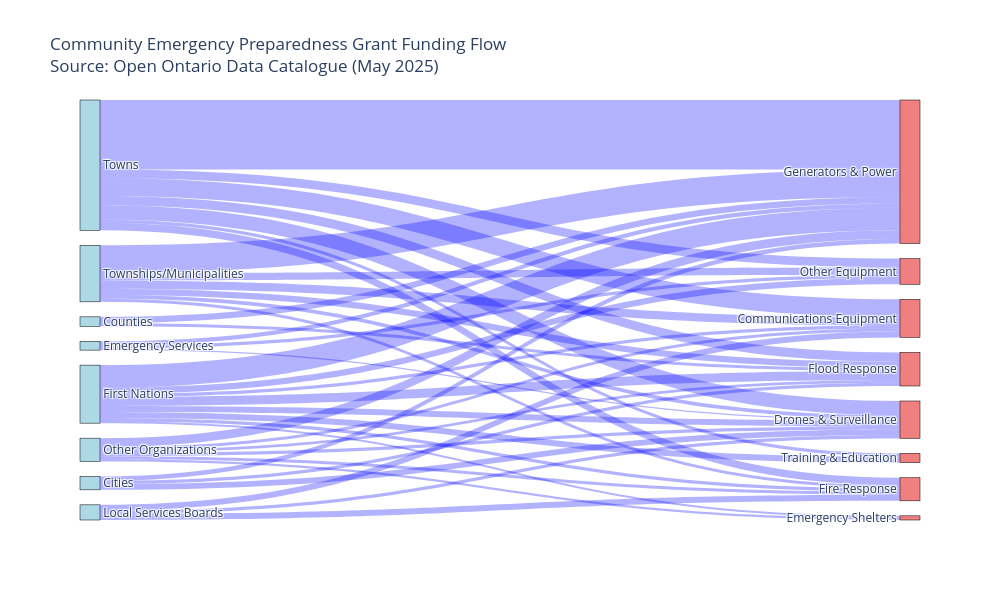

The cell this chart's notebook holds for it:
### Markdown cell above
Assignment 3: Visualization in Python

### Code cell
# Import libraries
import pandas as pd
import plotly.graph_objects as go

# Read the CSV file
df = pd.read_csv('2024-25_cepg_recipients_web_en.csv')
print(df.columns.to_list())

# Create a function to parse and categorize expenditures based on the "Description" column
def categorize_recipient(Recipient):
    recipient_lower = Recipient.lower()
    if 'first nation' in recipient_lower or 'band council' in recipient_lower or 'mohawk' in recipient_lower:
        return 'First Nations'
    elif 'corporation of the city' in recipient_lower or 'city of' in recipient_lower:
        return 'Cities'
    elif 'corporation of the county' in recipient_lower or 'county of' in recipient_lower:
        return 'Counties'
    elif 'corporation of the town' in recipient_lower or 'town of' in recipient_lower:
        return 'Towns'
    elif 'corporation of the township' in recipient_lower or 'township of' in recipient_lower or 'corporation of the municipality' in recipient_lower or 'municipality of' in recipient_lower:
        return 'Townships/Municipalities'
    elif 'local services board' in recipient_lower:
        return 'Local Services Boards'
    elif 'search and rescue' in recipient_lower or 'fire protection' in recipient_lower:
        return 'Emergency Services'
    else:
        return 'Other Organizations'
    
# Create a function to categorize recipients
def categorize_expenditure(Description):
    description_lower = Description.lower()
    if 'generator' in description_lower:
        return 'Generators & Power'
    elif 'drone' in description_lower:
        return 'Drones & Surveillance'
    elif 'radio' in description_lower or 'communication' in description_lower:
        return 'Communications Equipment'
    elif 'flood' in description_lower or 'sandbag' in description_lower or 'pump' in description_lower:
        return 'Flood Response'
    elif 'fire' in description_lower or 'wildland' in description_lower or 'chainsaw' in description_lower:
        return 'Fire Response'
    elif 'training' in description_lower or 'education' in description_lower:
        return 'Training & Education'
    elif 'shelter' in description_lower or 'evacuation' in description_lower or 'emergency centre' in description_lower:
        return 'Emergency Shelters'
    elif 'rescue' in description_lower:
        return 'Search & Rescue'
    else:
        return 'Other Equipment'
    
# Apply categorization functions defined above
df['Recipient Type'] = df['Recipient'].apply(categorize_recipient)
df['Expenditure Category'] = df['Description'].apply(categorize_expenditure)

# Create funding distribution by recipient type and equipment category
recipient_funding = df.groupby('Recipient Type')['Funding $'].sum().reset_index()
expenditure_funding = df.groupby('Expenditure Category')['Funding $'].sum().reset_index()

# For demonstration, let's create a simple Sankey showing flow from recipient types to equipment categories
flow_data = df.groupby(['Recipient Type', 'Expenditure Category'])['Funding $'].sum().reset_index()

# Prepare data for Sankey diagram
# Create unique labels for source and target
source_labels = list(recipient_funding['Recipient Type'].unique())
target_labels = list(expenditure_funding['Expenditure Category'].unique())
all_labels = source_labels + target_labels

# Create mappings
source_indices = {label: i for i, label in enumerate(source_labels)}
target_indices = {label: i + len(source_labels) for i, label in enumerate(target_labels)}

# Prepare source, target, and value arrays
source = []
target = []
values = []

for _, row in flow_data.iterrows():
    source.append(source_indices[row['Recipient Type']])
    target.append(target_indices[row['Expenditure Category']])
    values.append(row['Funding $'])

# Create the Sankey diagram!
fig = go.Figure(data=[go.Sankey(
    node=dict(
        pad=15,
        thickness=20,
        line=dict(color="black", width=0.5),
        label=all_labels,
        color=["lightblue"] * len(source_labels) + ["lightcoral"] * len(target_labels)
    ),
    link=dict(
        source=source,
        target=target,
        value=values,
        color="rgba(0,0,255,0.3)"
    )
)])

fig.update_layout(
    title_text="Community Emergency Preparedness Grant Funding Flow<br>"+
                "Source: Open Ontario Data Catalogue (May 2025)",
    font_size=12,
    height=600,
    width=1000
)

# Display the plot
fig.show()

# Save visualization
fig.write_html("sankey_cepg_funding.html")

### Figure 1 — Plotly figure (JSON) as saved in the notebook; plotly's stock layout.template omitted (floating-point values rounded to 4 significant figures)
{"data": [{"link": {"color": "rgba(0,0,255,0.3)", "source": [0, 0, 0, 1, 1, 2, 2, 2, 3, 3, 3, 3, 3, 3, 3, 3, 4, 4, 4, 5, 5, 5, 5, 5, 5, 6, 6, 6, 6, 6, 6, 6, 7, 7, 7, 7, 7, 7], "target": [9, 12, 13, 12, 13, 9, 13, 14, 8, 9, 10, 11, 12, 13, 14, 15, 8, 9, 11, 8, 9, 10, 11, 12, 13, 8, 9, 11, 12, 13, 14, 15, 8, 9, 11, 12, 13, 14], "value": [91000, 49720, 70890, 49774, 99997, 23250, 66679, 49954, 49840, 92900, 30750, 50000, 142722, 355882, 99956, 97356, 92155, 49922, 97995, 49502, 50000, 35250, 49558, 43780, 141605, 280018, 225757, 120097, 147360, 1100173, 140700, 50000, 131743, 59750, 48855, 99262, 438875, 117495]}, "node": {"color": ["lightblue", "lightblue", "lightblue", "lightblue", "lightblue", "lightblue", "lightblue", "lightblue", "lightcoral", "lightcoral", "lightcoral", "lightcoral", "lightcoral", "lightcoral", "lightcoral", "lightcoral"], "label": ["Cities", "Counties", "Emergency Services", "First Nations", "Local Services Boards", "Other Organizations", "Towns", "Townships/Municipalities", "Communications Equipment", "Drones & Surveillance", "Emergency Shelters", "Fire Response", "Flood Response", "Generators & Power", "Other Equipment", "Training & Education"], "line": {"color": "black", "width": 0.5}, "pad": 15, "thickness": 20}, "type": "sankey"}], "layout": {"font": {"size": 12}, "height": 600, "title": {"text": "Community Emergency Preparedness Grant Funding Flow<br>Source: Open Ontario Data Catalogue (May 2025)"}, "width": 1000}}
